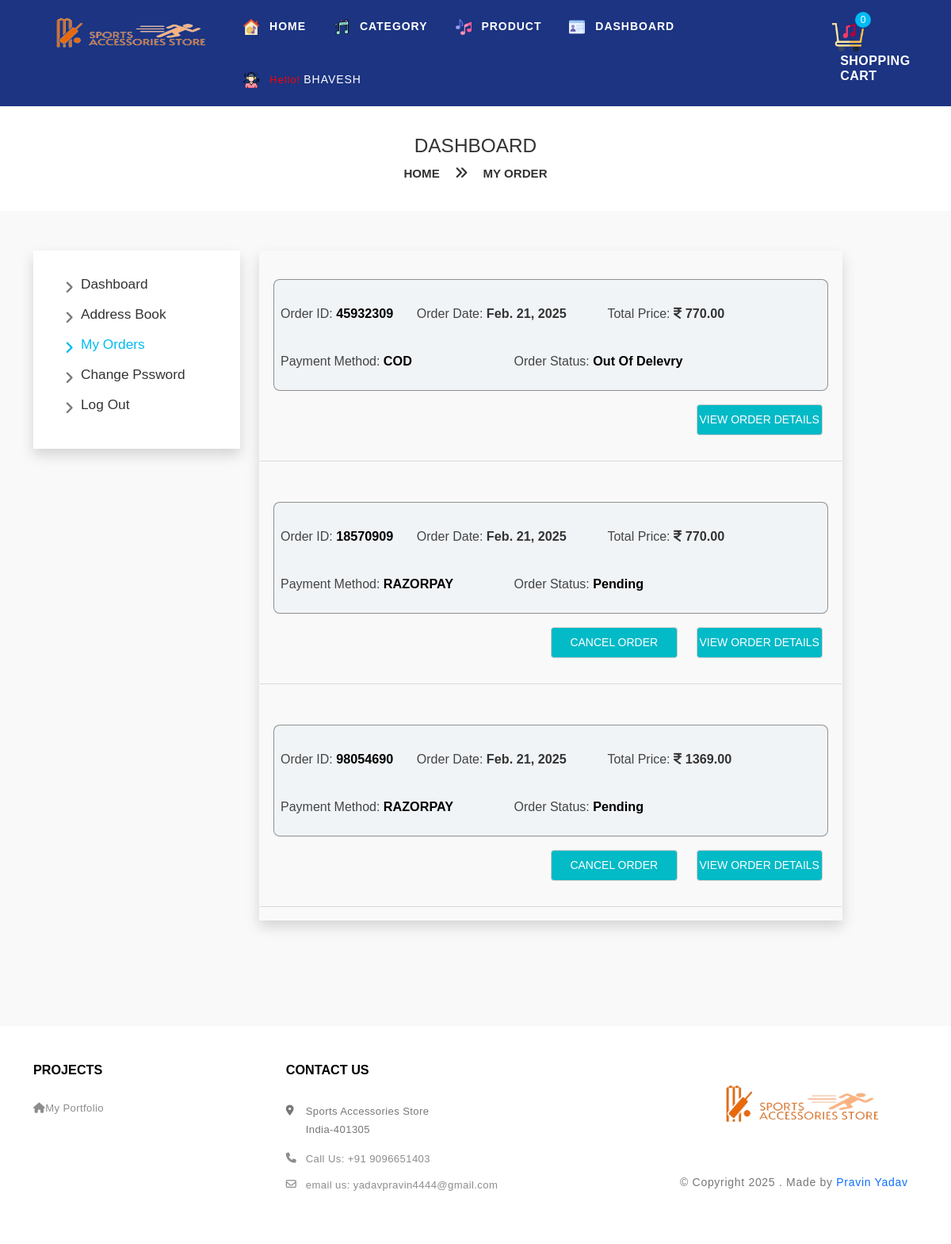
/user/myorder/ (signed in), run on the app's committed database.
### User/models.py (models this page shows, shortened)
class buyModel(models.Model):
    ORDER_STATUS_CHOICES = [
        ('pending', 'Pending'),
        ('shipped', 'Shipped'),
        ('out for delivery', 'Out for Delivery'),
        ('delivered', 'Delivered'),
    ]
    user_id = models.ForeignKey(A_User, on_delete=models.CASCADE, null=True)
    address_id = models.ForeignKey(addressModel, on_delete=models.CASCADE, null=True)
    payment_mode = models.CharField(max_length=50, null=True)
    order_date = models.DateField(blank=True, null=True)
    shipping_charge = models.IntegerField(null=True)
    total_quantity = models.IntegerField(null=True)
    total_amount = models.IntegerField(null=True)
    order_status = models.CharField(
        max_length=20,
        choices=ORDER_STATUS_CHOICES,
        default='pending',
        blank=True,
        null=True
    )
    transaction_id = models.CharField(max_length=30, blank=True, null=True)
    order_idd = models.IntegerField(null=True)

### User/views.py (the view)
# urls.py: path('myorder/', myorder),
def myorder(request):
    if 'userid' in request.session:
        if request.method == 'POST':
            id = request.POST.get('id')
            order = buyModel.objects.get(id=id)
            order_cancel = 'cancel'
            order.order_status = order_cancel
            order.save()
            a = {'status': True}
            return JsonResponse(a)
        else:
            user2 = request.session.get('userid')
            user_obj2 = A_User.objects.get(id=user2)
            order = buyModel.objects.filter(user_id=user_obj2)
            check = order.count()
            count = cart_count(user2)
            alldata = add_to_cart.objects.filter(user=user_obj2)
            total_price = cartdetail(alldata, user2)
            send_dat = {'cartt': alldata, 'total_price': total_price, 'cart_val': count,
                        'myorder_active': 'myorder_master', 'allorder': order, 'emptyorder': check, }
            return render(request, 'user/order.html', send_dat)
    else:
        messages.success(request, 'First You Need to Login')
        return redirect('/user/accounts/login/')

### User/views.py (called while the page is built)
def cart_count(user):
    user_obj2 = A_User.objects.get(id=user)
    alldata = add_to_cart.objects.filter(user=user_obj2)
    soo = alldata.count()
    return soo

def cartdetail(alldata, user2):
    if alldata.exists():
        cart_product = [p for p in add_to_cart.objects.all()
                        if p.user.id == user2]
        total_amount = []
        total_quantity = []
        if cart_product:
            for p in cart_product:
                temp_quantity = p.quantity
                total_quantity.append(temp_quantity)
                tempamount = (p.quantity * p.product_id.pro_price)
                total_amount.append(tempamount)
            summ = 0
            total_quan = 0
            for i in range(0, len(total_amount)):
                summ = summ + total_amount[i]
            for i in range(0, len(total_quantity)):
                total_quan = total_quan + total_quantity[i]
        shipping_charge = 70
        total_price = summ + shipping_charge
        return total_price, summ

### templates/user/order.html (shortened to what this page needs)
{% extends 'user/profile.html' %}
{% block titall %} My Order {% endblock %}
{% block contentt %}
<div class="col-md-8" style="padding-bottom: 75px;" >
    {% if emptyorder == 0 %}
    <div id="add_2">
        <div style="box-shadow: 0 0.5rem 1rem rgb(0 0 0 / 15%) !important;  " class="mb-2 col-md-12 " id="add_1"  >
            <div class="block-content" style="padding: 1px;" >
                <div class="checkout-page contact-page">
                    <div class="checkout-form">
                        <h1>No Order Found!!</h1>
                    </div>
                </div>
            </div>
        </div>
    </div>
    {% else %}
    <div id="add_2">
        <div style="box-shadow: 0 0.5rem 1rem rgb(0 0 0 / 15%) !important;  " class="mb-2 col-md-12 " id="add_1"  >
            <div class="block-content" style="padding: 1px;" >
                <div class="checkout-page contact-page">
                    <div class="checkout-form">
                        {% for i in allorder %}
                        <div class="row">
                            <div class="col-md-12 pb-0 ">
                                <div class="theme-form abc " style="padding: 30px 7px 30px 8px; margin: 35px 17px 17px 17px  !important;">
                                    <div class="row check-out ">
                                        <div class="form-group col-md-12">
                                            <div class="row" >
                                                <div class="col-md-7">
                                                    <div class="row" >
                                                        <div class="col-md-5">
                                                            <label class="field-label" style="color: black;" ><span style="font-weight: 400;"> Order ID: </span>{{i.order_idd}}</label>
                                                        </div>
                                                        <div class="col-md-7">
                                                            <label class="field-label"><span style="font-weight: 400;"> Order Date: </span>{{i.order_date}}</label>
                                                        </div>
                                                    </div>
                                                </div>
                                                <div class="col-md-5">
                                                    <label class="field-label"><span style="font-weight: 400;"> Total Price: </span><i class="fa fa-inr" aria-hidden="true"></i> {{i.total_amount}}.00</label>
                                                </div>
                                            </div>
                                        </div>
                                        <div class="form-group col-md-12">
                                            <div class="row" >
                                                <div class="col-md-12">
                                                    <div class="row" >
                                                        <div class="col-md-5">
                                                            <label class="field-label" style="color: black;" ><span style="font-weight: 400;"> Payment Method: </span>{{i.payment_mode}}</label>
                                                        </div>
                                                        <div class="col-md-5">
                                                            <label class="field-label" style="color: black;" ><span style="font-weight: 400;"> Order Status: </span>{{i.order_status}}</label>
                                                        </div>
                                                    </div>
                                                </div>
                                            </div>
                                        </div>
                                    </div>
                                </div>
                            </div>
                            <div class="col-md-12 pt-0 pb-3">
                                 <div class="col-md-3 pe-4" style="float: right;">
                                    <a href="/user/order/{{i.id}}/0" >
                                        <button  type="submit" class="baak2">
                                            View order details
                                        </button>
                                    </a>
                                </div>
                                {% if i.order_status == 'pending' %}
                                    <div class="col-md-3 pe-4" style="float: right;" >
                                        <a href="javascript:void(0)" onclick="cancel_order({{i.id}})" >
                                            <button type="button" class="baak2">
                                                <span>
                                                    Cancel order
                                                </span>
                                            </button>
                                        </a>
                                    </div>
                               {% endif %}
                            </div>
                        </div>
                        <hr>
                        {% endfor %}
                    </div>
                </div>
            </div>
        </div>
    </div>
    {% endif %}
</div>
{% endblock %}

### templates/user/index.html (shortened to what this page needs)
{% load static %}
<!DOCTYPE html>
<html lang="en">
<head>
    <link rel="stylesheet" type="text/css" href="{% static 'user/folder/assets/css/slick.css' %}">
    <link rel="stylesheet" type="text/css" href="{% static 'user/folder/assets/css/slick-theme.css' %}">
    <link rel="stylesheet" type="text/css" href="{% static 'user/folder/assets/css/animate.css' %}">
    <link rel="stylesheet" type="text/css" href="{% static 'user/folder/assets/css/bootstrap.css' %}">
    <link rel="stylesheet" type="text/css" href="{% static 'user/folder/assets/css/color2.css' %}" >
</head>
<body style="background-color: #f5f6fb!important ;"  >
    <header id="stickyheader">
  <div class="category-header-2">
    <div class="custom-container">
      <div class="row">
        <div class="col-12">
          <div class="navbar-menu">
            <div class="nav-block">
              <div class="brand-logo logo-sm-center">
                <a href="/user/">
                  <img src="{% static 'user/folder/assets/images/avtar/logo-Sports.png' %}" class="img-fluid" style="height: 95px; width: 300px; " alt="logo">
                </a>
              </div>
            </div>
            <div class="menu-block">
              <nav id="main-nav">
                <ul id="main-menu" class="sm pixelstrap sm-horizontal">
                  <li class="mega">
                    <a class="dark-menu-item" href="/user/">
                        <img src="{% static 'user/folder/assets/images/home.png' %}" style="height: 20px; width:20px;" class="img-fluid me-2" alt="logo">
                        Home
                    </a>
                  </li>
                  <li class="mega" >
                    <a class="dark-menu-item" href="/user/category/">
                        <img src="{% static 'user/folder/assets/images/category.png' %}" style="height: 20px; width:20px;" class="img-fluid me-2" alt="logo">
                        Category
                    </a>
                  </li>
                  <li class="mega" >
                    <a class="dark-menu-item" href="/user/product/">
                        <img src="{% static 'user/folder/assets/images/product.png' %}" style="height: 20px; width:20px;" class="img-fluid me-2 mobile-backkk" alt="logo">
                        Product
                    </a>
                  </li>
                   {% if request.session.username %}
                  <li class="mega">
                    <a class="dark-menu-item" href="/user/dashboard/">
                        <img src="{% static 'user/folder/assets/images/dashboard-1.png' %}" style="height: 20px; width:20px;" class="img-fluid me-2 mobile-backkk" alt="logo">
                        Dashboard
                    </a>
                  </li>
                  <li class="mega">
                    <a class="dark-menu-item" style="font-weight: 400;" href="/user/dashboard/">
                        <img src="{% static 'user/folder/assets/images/profile.png' %}" style="height: 20px; width:20px;" class="img-fluid me-2" alt="logo">
                      <span class="me-1" style="font-size: 13px; text-transform: capitalize; color: red;" >hello!</span>{{request.session.username}}
                    </a>
                  </li>
                  {% endif %}
                </ul>
              </nav>
            </div>
            <div class="icon-block">
              <ul>
                <li class="item-count">
                  <a href="javascript:void(0)" onclick="openCart()" >
                    <div class="cart-block">
                      <div class="cart-icon" style="float: left;">
                          <img src="{% static 'user/folder/assets/images/cart-1.png' %}" style="height: 40px; width:40px;" class="img-fluid" alt="logo">
                      </div>
                      <div class="item-count-contain" id="cart_valuee" >
                        {{cart_val}}
                      </div>
                      <div class="cart-item">
                        <h5>shopping</h5>
                        <h5>cart</h5>
                      </div>
                    </div>
                  </a>
                </li>
              </ul>
            </div>
          </div>
        </div>
      </div>
    </div>
  </div>
</header>
  {% block content %}
  {% endblock %}
  <footer>
    <div class="footer1">
      <div class="container">
        <div class="row">
          <div class="col-12">
            <div class="footer-main">
              <div class="footer-box">
                <div class="footer-title">
                    <a href="https://pravinyadav-portfolio.netlify.app/">
                        <h5>Projects</h5>
                    </a>
                </div>
                <div class="footer-contant">
                  <ul>
                    <li><a target="_blank" href="https://pravinyadav-portfolio.netlify.app/"><i class="fa fa-home"></i>My Portfolio</a></li>
                  </ul>
                </div>
              </div>
              <div class="footer-box">
                <div class="footer-title">
                    <a href="https://pravinyadav-portfolio.netlify.app/">
                        <h5>contact us</h5>
                    </a>
                </div>
                <div class="footer-contant">
                  <ul class="contact-list">
                    <li><i class="fa fa-map-marker"></i>Sports Accessories Store <br> india-<span>401305</span></li>
                    <li>
                        <a href="tel:9157379996">
                            <i class="fa fa-phone"></i>call us: <span>+91 9096651403</span>
                        </a>
                    </li>
                    <li>
                        <a href="mailto:yadavpravin4444@gmail.com" style="text-transform: none !important;" >
                            <i class="fa fa-envelope-o"></i>email us: yadavpravin4444@gmail.com
                        </a>
                    </li>
                  </ul>
                </div>
              </div>
              <div class="footer-box">
                <div class="footer-contant">
                  <div class="footer-logo">
                    <a href="/user/">
                        <img src="{% static 'user/folder/assets/images/avtar/logo-Sports.png' %}" class="img-fluid  " alt="logo" style="height: 120px; width: 300px; " >
                    </a>
                  </div>
                  <p>
                      &copy; Copyright 2025
                    . Made by
                    <a rel="noreferrer" target="_blank" href="https://pravinyadav-portfolio.netlify.app/">Pravin Yadav</a>
                  </p>
                </div>
              </div>
            </div>
          </div>
        </div>
      </div>
    </div>
  </footer>
</body>
</html>

### data on the page
buyModel: order_idd "45932309", order_date "Feb. 21, 2025", total_amount "770", payment_mode "COD", order_status "Out Of Delevry"
buyModel: order_idd "18570909", order_date "Feb. 21, 2025", total_amount "770", payment_mode "RAZORPAY", order_status "Pending"
buyModel: order_idd "98054690", order_date "Feb. 21, 2025", total_amount "1369", payment_mode "RAZORPAY", order_status "Pending"

### other printed values
{{ request.session.username }} "BHAVESH"
{{ cart_val }} "0"
